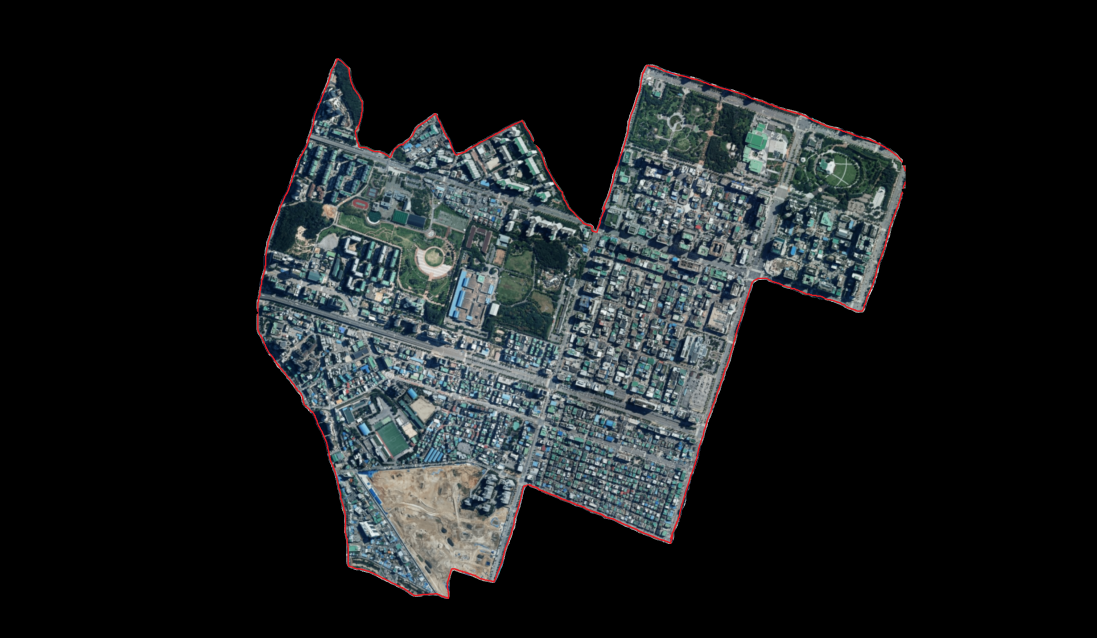
#> input picture pal3.png, 3290 x 1912 px, found by its file name (shown at 1/3 size)
$ jupyter execute region_growing2.ipynb
#> lines starting #> are read from the running program, lines starting #| are printed output that depends on the picture
#> further down, img is the input picture: shape (1912, 3290, 3); mean B, G, R 31.6, 30.5, 26.9
#> (key q is pressed here)
[cell 1]
import numpy as np
import matplotlib.pyplot as plt
from collections import deque
import cv2 as cv

#  시드 픽셀값과 현재 픽셀값의 차이를 구하는 함수
def getGrayDiff(gray, current_seed, tmp_seed):
    return abs(int(gray[current_seed[0], current_seed[1]]) - int(gray[tmp_seed[0], tmp_seed[1]]))

#  Region growing 알고리즘
def regional_growth(gray, seeds):   #매개변수는 사진이랑, seed(마크)
	# 8개의 필드
    connects = [(-1, -1), (0, -1), (1, -1), (1, 0), \
                (1, 1), (0, 1), (-1, 1), (-1, 0)]          #seed에서 connects좌표로 이동
    seedMark = np.zeros((gray.shape)) #사진의 크기(575*830*3)만큼 0으로된 배열을 만듬
    height, width = gray.shape #사진의 가로 세로 크기 저장
#> height = 1912; width = 3290
    threshold = 5 #사진의 임계값을 6으로 설정
    seedque = deque()      #빈 deque생성
    label = 255  #
    seedque.extend(seeds)  #seedque에 seed를 추가

    while seedque : #seedque 배열만큼 반복
    	# que는 first in first out이므로 왼쪽부터 삭제한다.
        current_seed = seedque.popleft()       #seedque의 첫번째 원소를 current_seed에 저장
        seedMark[current_seed[0], current_seed[1]] = label  #seedMark에서 current_seed[0], current_seed[1]의 인덱스 위치에 label을 넣는다.
        for i in range(8) :          #잘은 모르지만 seed를 기준으로 영역을 확정한다
            tmpX = current_seed[0] + connects[i][0]
            tmpY = current_seed[1] + connects[i][1]
            # Dealing with border situations
            if tmpX < 0 or tmpY < 0 or tmpX >= height or tmpY >= width :       # 확장할 영역이 있으면 계속 확장
                continue

            grayDiff = getGrayDiff(gray, current_seed, (tmpX, tmpY))    # getGrayDiff함수를 통해 시드픽셀과 현재 픽셀의 차이를 구하고
            if grayDiff < threshold and seedMark[tmpX, tmpY] != label :    # 그 차이가 threshold보다 낮고, seedMark[tmpX, tmpY]가 255가 아니면
                seedque.append((tmpX, tmpY))                               # seedque에 현재 픽셀을 추가한다
                seedMark[tmpX, tmpY] = label
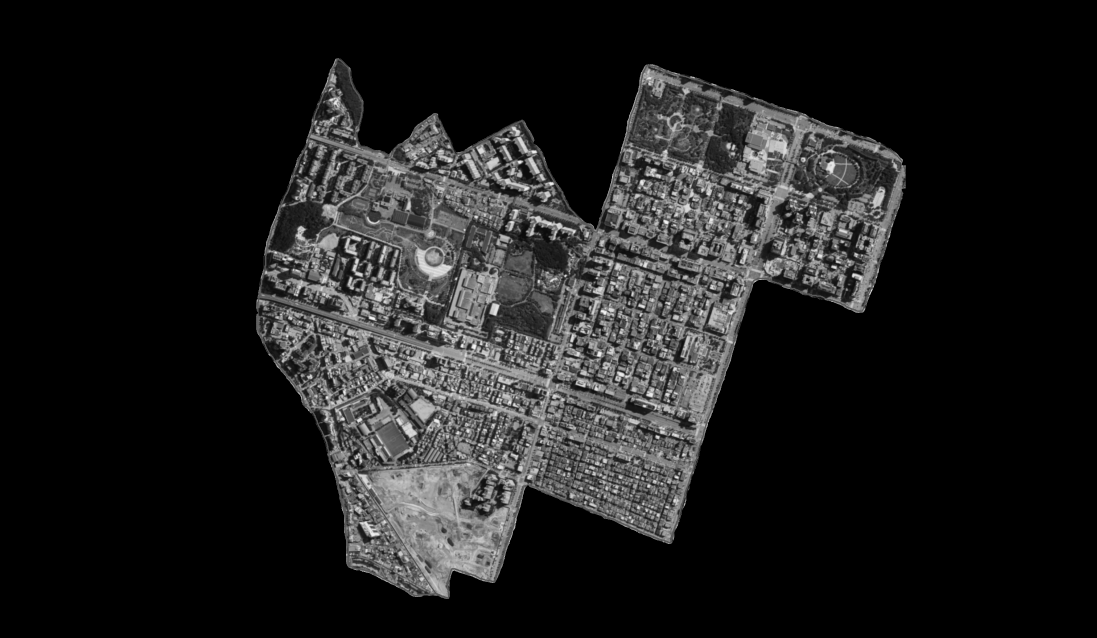
#> gray: shape (1912, 3290) (shown at 1/3 size); min 0, max 255, mean 29.5
#> seedMark: shape (1912, 3290) float64; every value is 0
    return seedMark

# 마우스 클릭하는 함수
def Event_Mouse(event, x, y, flags, param) :
	# Left click mouse
    if event == cv.EVENT_LBUTTONDOWN :        # 마우스 좌클릭시
        seeds.append((y, x))                  # 좌표를 시드에 추가
        cv.circle(img, center = (x, y), radius = 2,        # 빨간색 점을 그리는 코드
                  color = (0, 0, 255), thickness = -1)

def Region_Grow(img):         # 이미지를 보여주는 함수
    cv.namedWindow('img',cv.WINDOW_NORMAL)
    cv.setMouseCallback('img', Event_Mouse)
    cv.imshow('img', img)

    while True :
        cv.imshow('img', img)
        if cv.waitKey(1) & 0xFF == ord('q') :
            break
    cv.destroyAllWindows()


    CT = cv.imread('C:\\Users\\Master\\Desktop\\image\\pal3.png', 1)        # 이미지 불러오기
    seedMark = np.uint8(regional_growth(cv.cvtColor(CT, cv.COLOR_BGR2GRAY), seeds))         # 앞에서 정의한 regional_growth함수 사용
#> seedMark: shape (1912, 3290); every value is 0
    seedMark = cv.resize(seedMark, dsize=(0,0), fx=0.5, fy=0.5, interpolation=cv.INTER_LINEAR)
#> seedMark: shape (956, 1645); every value is 0
    cv.imshow('seedMark', seedMark)
    cv.waitKey(0)
    cv.destroyAllWindows()
    # 이미지를 그리는 코드
    plt.figure(figsize=(12, 4))
    plt.subplot(131), plt.imshow(cv.cvtColor(CT, cv.COLOR_BGR2RGB))
    plt.axis('off'), plt.title(f'$input\_image$')
    plt.subplot(132), plt.imshow(cv.cvtColor(img, cv.COLOR_BGR2RGB))
    plt.axis('off'), plt.title(f'$seeds\_image$')
    plt.subplot(133), plt.imshow(seedMark, cmap='gray', vmin = 0, vmax = 255)
    plt.axis('off'), plt.title(f'$segmented\_image$')
    plt.tight_layout()
    plt.show()
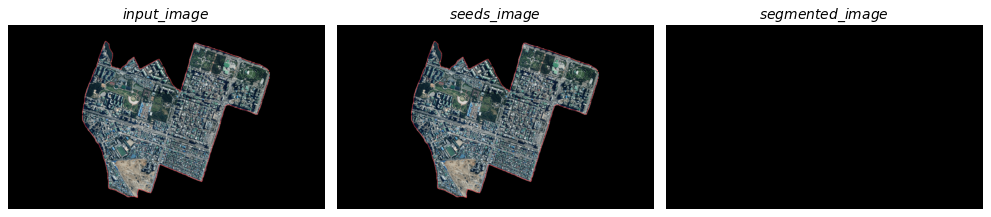
#> figure drawn by matplotlib, 3 panels

if __name__ == '__main__':
    img = cv.imread('C:\\Users\\Master\\Desktop\\image\\pal3.png')
    seeds = []
    Region_Grow(img)
